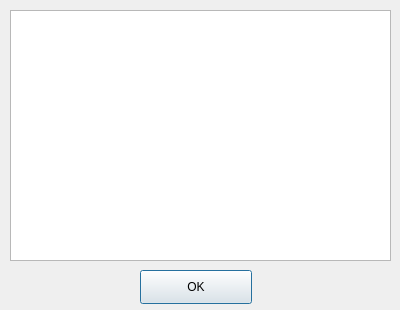
<?xml version="1.0" encoding="UTF-8"?>
<ui version="4.0">
 <class>ViewWindow</class>
 <widget class="QDialog" name="ViewWindow">
  <property name="geometry">
   <rect>
    <x>0</x>
    <y>0</y>
    <width>400</width>
    <height>310</height>
   </rect>
  </property>
  <property name="windowTitle">
   <string>Dialog</string>
  </property>
  <widget class="QListView" name="listView">
   <property name="geometry">
    <rect>
     <x>10</x>
     <y>10</y>
     <width>381</width>
     <height>251</height>
    </rect>
   </property>
  </widget>
  <widget class="QPushButton" name="pushButton">
   <property name="geometry">
    <rect>
     <x>140</x>
     <y>270</y>
     <width>112</width>
     <height>34</height>
    </rect>
   </property>
   <property name="font">
    <font>
     <pointsize>9</pointsize>
    </font>
   </property>
   <property name="text">
    <string>OK</string>
   </property>
  </widget>
 </widget>
 <resources/>
 <connections/>
</ui>
